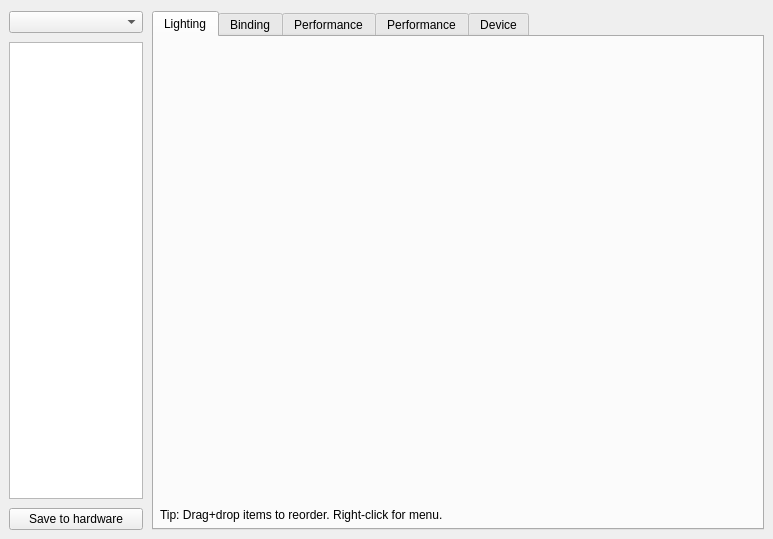
<?xml version="1.0" encoding="UTF-8"?>
<ui version="4.0">
 <class>KbWidget</class>
 <widget class="QWidget" name="KbWidget">
  <property name="geometry">
   <rect>
    <x>0</x>
    <y>0</y>
    <width>773</width>
    <height>539</height>
   </rect>
  </property>
  <property name="windowTitle">
   <string notr="true">Form</string>
  </property>
  <layout class="QGridLayout" name="gridLayout">
   <property name="leftMargin">
    <number>9</number>
   </property>
   <property name="rightMargin">
    <number>9</number>
   </property>
   <property name="bottomMargin">
    <number>9</number>
   </property>
   <property name="spacing">
    <number>9</number>
   </property>
   <item row="0" column="0">
    <widget class="QComboBox" name="profileBox">
     <property name="sizePolicy">
      <sizepolicy hsizetype="Ignored" vsizetype="Fixed">
       <horstretch>18</horstretch>
       <verstretch>0</verstretch>
      </sizepolicy>
     </property>
     <property name="iconSize">
      <size>
       <width>24</width>
       <height>24</height>
      </size>
     </property>
    </widget>
   </item>
   <item row="0" column="1" rowspan="3">
    <widget class="QTabWidget" name="tabWidget">
     <property name="sizePolicy">
      <sizepolicy hsizetype="Expanding" vsizetype="Expanding">
       <horstretch>82</horstretch>
       <verstretch>0</verstretch>
      </sizepolicy>
     </property>
     <property name="currentIndex">
      <number>0</number>
     </property>
     <widget class="QWidget" name="lightTab">
      <attribute name="title">
       <string>Lighting</string>
      </attribute>
      <layout class="QGridLayout" name="gridLayout_2" rowstretch="0,0">
       <property name="leftMargin">
        <number>6</number>
       </property>
       <property name="topMargin">
        <number>6</number>
       </property>
       <property name="rightMargin">
        <number>6</number>
       </property>
       <property name="bottomMargin">
        <number>6</number>
       </property>
       <property name="horizontalSpacing">
        <number>0</number>
       </property>
       <property name="verticalSpacing">
        <number>6</number>
       </property>
       <item row="0" column="0">
        <widget class="KbLightWidget" name="lightWidget" native="true">
         <property name="sizePolicy">
          <sizepolicy hsizetype="Preferred" vsizetype="Expanding">
           <horstretch>0</horstretch>
           <verstretch>0</verstretch>
          </sizepolicy>
         </property>
        </widget>
       </item>
       <item row="1" column="0">
        <widget class="QLabel" name="label_3">
         <property name="sizePolicy">
          <sizepolicy hsizetype="Preferred" vsizetype="Minimum">
           <horstretch>0</horstretch>
           <verstretch>0</verstretch>
          </sizepolicy>
         </property>
         <property name="text">
          <string>Tip: Drag+drop items to reorder. Right-click for menu.</string>
         </property>
        </widget>
       </item>
      </layout>
     </widget>
     <widget class="QWidget" name="bindTab">
      <attribute name="title">
       <string>Binding</string>
      </attribute>
      <layout class="QGridLayout" name="gridLayout_5">
       <property name="leftMargin">
        <number>6</number>
       </property>
       <property name="topMargin">
        <number>6</number>
       </property>
       <property name="rightMargin">
        <number>6</number>
       </property>
       <property name="bottomMargin">
        <number>6</number>
       </property>
       <property name="spacing">
        <number>0</number>
       </property>
       <item row="0" column="0">
        <widget class="KbBindWidget" name="bindWidget" native="true">
         <property name="sizePolicy">
          <sizepolicy hsizetype="Preferred" vsizetype="Expanding">
           <horstretch>0</horstretch>
           <verstretch>0</verstretch>
          </sizepolicy>
         </property>
        </widget>
       </item>
      </layout>
     </widget>
     <widget class="QWidget" name="kPerfTab">
      <attribute name="title">
       <string>Performance</string>
      </attribute>
      <layout class="QGridLayout" name="gridLayout_4">
       <property name="leftMargin">
        <number>6</number>
       </property>
       <property name="topMargin">
        <number>6</number>
       </property>
       <property name="rightMargin">
        <number>6</number>
       </property>
       <property name="bottomMargin">
        <number>6</number>
       </property>
       <item row="0" column="0">
        <widget class="KPerfWidget" name="kPerfWidget" native="true"/>
       </item>
      </layout>
     </widget>
     <widget class="QWidget" name="mPerfTab">
      <attribute name="title">
       <string>Performance</string>
      </attribute>
      <layout class="QGridLayout" name="gridLayout_7">
       <property name="leftMargin">
        <number>6</number>
       </property>
       <property name="topMargin">
        <number>6</number>
       </property>
       <property name="rightMargin">
        <number>6</number>
       </property>
       <property name="bottomMargin">
        <number>6</number>
       </property>
       <item row="0" column="0">
        <widget class="MPerfWidget" name="mPerfWidget" native="true"/>
       </item>
      </layout>
     </widget>
     <widget class="QWidget" name="devTab">
      <attribute name="title">
       <string>Device</string>
      </attribute>
      <layout class="QGridLayout" name="gridLayout_3">
       <property name="leftMargin">
        <number>6</number>
       </property>
       <property name="topMargin">
        <number>6</number>
       </property>
       <property name="rightMargin">
        <number>6</number>
       </property>
       <property name="bottomMargin">
        <number>6</number>
       </property>
       <item row="3" column="2">
        <widget class="QLabel" name="serialLabel">
         <property name="cursor">
          <cursorShape>IBeamCursor</cursorShape>
         </property>
         <property name="text">
          <string>N/A</string>
         </property>
         <property name="textInteractionFlags">
          <set>Qt::LinksAccessibleByMouse|Qt::TextSelectableByMouse</set>
         </property>
        </widget>
       </item>
       <item row="5" column="1">
        <spacer name="horizontalSpacer_2">
         <property name="orientation">
          <enum>Qt::Horizontal</enum>
         </property>
         <property name="sizeType">
          <enum>QSizePolicy::Fixed</enum>
         </property>
         <property name="sizeHint" stdset="0">
          <size>
           <width>40</width>
           <height>1</height>
          </size>
         </property>
        </spacer>
       </item>
       <item row="5" column="2">
        <widget class="QLabel" name="fwLabel">
         <property name="cursor">
          <cursorShape>IBeamCursor</cursorShape>
         </property>
         <property name="text">
          <string>N/A</string>
         </property>
         <property name="textInteractionFlags">
          <set>Qt::LinksAccessibleByMouse|Qt::TextSelectableByMouse</set>
         </property>
        </widget>
       </item>
       <item row="9" column="2">
        <spacer name="verticalSpacer">
         <property name="orientation">
          <enum>Qt::Vertical</enum>
         </property>
         <property name="sizeHint" stdset="0">
          <size>
           <width>20</width>
           <height>40</height>
          </size>
         </property>
        </spacer>
       </item>
       <item row="3" column="0">
        <widget class="QLabel" name="label_4">
         <property name="minimumSize">
          <size>
           <width>0</width>
           <height>34</height>
          </size>
         </property>
         <property name="text">
          <string>Serial Number:</string>
         </property>
        </widget>
       </item>
       <item row="2" column="0">
        <widget class="QLabel" name="layoutLabel">
         <property name="text">
          <string>Layout:</string>
         </property>
        </widget>
       </item>
       <item row="1" column="0" colspan="3">
        <widget class="Line" name="line">
         <property name="sizePolicy">
          <sizepolicy hsizetype="Expanding" vsizetype="Fixed">
           <horstretch>0</horstretch>
           <verstretch>0</verstretch>
          </sizepolicy>
         </property>
         <property name="orientation">
          <enum>Qt::Horizontal</enum>
         </property>
        </widget>
       </item>
       <item row="0" column="0" colspan="3">
        <widget class="QLabel" name="devLabel">
         <property name="sizePolicy">
          <sizepolicy hsizetype="Expanding" vsizetype="Minimum">
           <horstretch>0</horstretch>
           <verstretch>0</verstretch>
          </sizepolicy>
         </property>
         <property name="minimumSize">
          <size>
           <width>0</width>
           <height>23</height>
          </size>
         </property>
         <property name="font">
          <font>
           <weight>75</weight>
           <bold>true</bold>
          </font>
         </property>
         <property name="text">
          <string>Device</string>
         </property>
        </widget>
       </item>
       <item row="2" column="2">
        <layout class="QHBoxLayout" name="horizontalLayout">
         <item>
          <widget class="QComboBox" name="layoutBox">
           <property name="enabled">
            <bool>false</bool>
           </property>
           <property name="sizePolicy">
            <sizepolicy hsizetype="Minimum" vsizetype="Fixed">
             <horstretch>0</horstretch>
             <verstretch>0</verstretch>
            </sizepolicy>
           </property>
           <property name="minimumSize">
            <size>
             <width>142</width>
             <height>0</height>
            </size>
           </property>
           <property name="contextMenuPolicy">
            <enum>Qt::DefaultContextMenu</enum>
           </property>
           <item>
            <property name="text">
             <string>Default</string>
            </property>
           </item>
          </widget>
         </item>
         <item>
          <spacer name="horizontalSpacer">
           <property name="orientation">
            <enum>Qt::Horizontal</enum>
           </property>
           <property name="sizeHint" stdset="0">
            <size>
             <width>40</width>
             <height>20</height>
            </size>
           </property>
          </spacer>
         </item>
        </layout>
       </item>
       <item row="7" column="0">
        <widget class="QLabel" name="fwUpdLabel">
         <property name="minimumSize">
          <size>
           <width>0</width>
           <height>34</height>
          </size>
         </property>
         <property name="text">
          <string>Status:</string>
         </property>
        </widget>
       </item>
       <item row="5" column="0">
        <widget class="QLabel" name="label_9">
         <property name="minimumSize">
          <size>
           <width>0</width>
           <height>34</height>
          </size>
         </property>
         <property name="text">
          <string>Firmware version:</string>
         </property>
        </widget>
       </item>
       <item row="7" column="2">
        <layout class="QHBoxLayout" name="fwUpdLayout">
         <item>
          <widget class="QPushButton" name="fwUpdButton">
           <property name="text">
            <string>Check for updates</string>
           </property>
          </widget>
         </item>
         <item>
          <spacer name="horizontalSpacer_3">
           <property name="orientation">
            <enum>Qt::Horizontal</enum>
           </property>
           <property name="sizeHint" stdset="0">
            <size>
             <width>40</width>
             <height>20</height>
            </size>
           </property>
          </spacer>
         </item>
        </layout>
       </item>
       <item row="4" column="0">
        <widget class="QLabel" name="pollLabel2">
         <property name="minimumSize">
          <size>
           <width>0</width>
           <height>34</height>
          </size>
         </property>
         <property name="text">
          <string>Poll rate:</string>
         </property>
        </widget>
       </item>
       <item row="4" column="2">
        <layout class="QHBoxLayout" name="horizontalLayout_2">
         <item>
          <widget class="NoWheelComboBox" name="pollRateBox">
           <property name="sizePolicy">
            <sizepolicy hsizetype="Minimum" vsizetype="Fixed">
             <horstretch>0</horstretch>
             <verstretch>0</verstretch>
            </sizepolicy>
           </property>
           <property name="focusPolicy">
            <enum>Qt::StrongFocus</enum>
           </property>
           <item>
            <property name="text">
             <string notr="true">1 ms</string>
            </property>
           </item>
           <item>
            <property name="text">
             <string notr="true">2 ms</string>
            </property>
           </item>
           <item>
            <property name="text">
             <string notr="true">4 ms</string>
            </property>
           </item>
           <item>
            <property name="text">
             <string notr="true">8 ms</string>
            </property>
           </item>
          </widget>
         </item>
         <item>
          <spacer name="horizontalSpacer_4">
           <property name="orientation">
            <enum>Qt::Horizontal</enum>
           </property>
           <property name="sizeHint" stdset="0">
            <size>
             <width>40</width>
             <height>20</height>
            </size>
           </property>
          </spacer>
         </item>
        </layout>
       </item>
      </layout>
     </widget>
    </widget>
   </item>
   <item row="1" column="0">
    <widget class="RListWidget" name="modesList">
     <property name="sizePolicy">
      <sizepolicy hsizetype="Expanding" vsizetype="Expanding">
       <horstretch>18</horstretch>
       <verstretch>0</verstretch>
      </sizepolicy>
     </property>
     <property name="contextMenuPolicy">
      <enum>Qt::CustomContextMenu</enum>
     </property>
     <property name="frameShadow">
      <enum>QFrame::Plain</enum>
     </property>
     <property name="dragDropMode">
      <enum>QAbstractItemView::InternalMove</enum>
     </property>
     <property name="iconSize">
      <size>
       <width>24</width>
       <height>24</height>
      </size>
     </property>
     <property name="movement">
      <enum>QListView::Snap</enum>
     </property>
    </widget>
   </item>
   <item row="2" column="0">
    <widget class="QPushButton" name="hwSaveButton">
     <property name="sizePolicy">
      <sizepolicy hsizetype="Minimum" vsizetype="Fixed">
       <horstretch>18</horstretch>
       <verstretch>0</verstretch>
      </sizepolicy>
     </property>
     <property name="text">
      <string>Save to hardware</string>
     </property>
    </widget>
   </item>
  </layout>
 </widget>
 <customwidgets>
  <customwidget>
   <class>KbLightWidget</class>
   <extends>QWidget</extends>
   <header location="global">kblightwidget.h</header>
   <container>1</container>
  </customwidget>
  <customwidget>
   <class>KbBindWidget</class>
   <extends>QWidget</extends>
   <header>kbbindwidget.h</header>
   <container>1</container>
  </customwidget>
  <customwidget>
   <class>MPerfWidget</class>
   <extends>QWidget</extends>
   <header>mperfwidget.h</header>
   <container>1</container>
  </customwidget>
  <customwidget>
   <class>KPerfWidget</class>
   <extends>QWidget</extends>
   <header>kperfwidget.h</header>
   <container>1</container>
  </customwidget>
  <customwidget>
   <class>RListWidget</class>
   <extends>QListWidget</extends>
   <header>rlistwidget.h</header>
  </customwidget>
  <customwidget>
   <class>NoWheelComboBox</class>
   <extends>QComboBox</extends>
   <header>nowheelcombobox.h</header>
  </customwidget>
 </customwidgets>
 <resources/>
 <connections/>
</ui>
